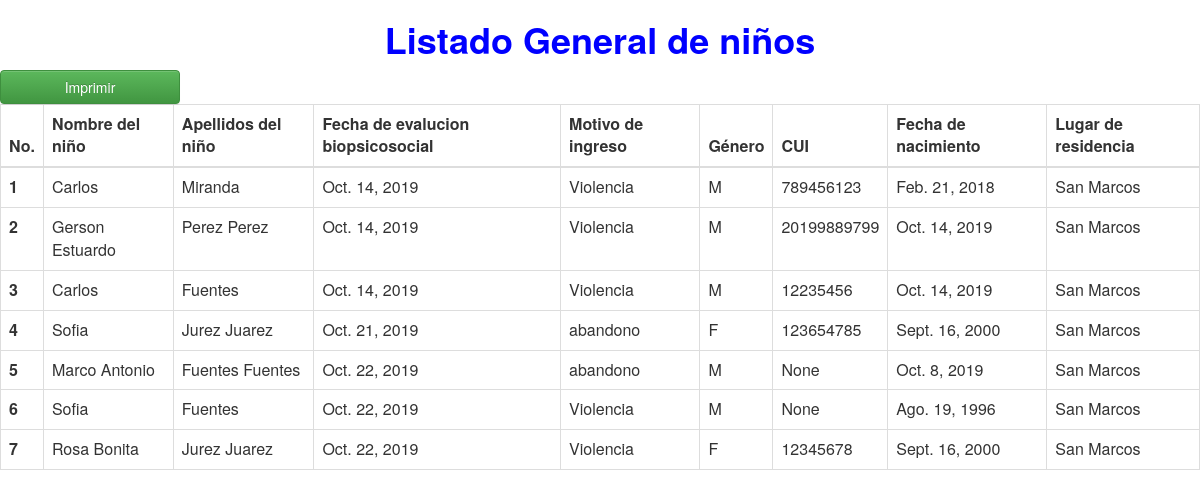
The page /reporte/ on the database its author committed.
### nino/models.py (models this page shows, shortened)
class NNA(models.Model):
    SEXO=[
        ("M","Masculino"),
        ("F","Femenino"),
    ]
    EDUCACION=[
        ("Pr","Pre-Primario"),
        ("P","Primario"),
        ("Ba","Básico"),
        ("D","Diversificado"),
        ("Na","Ninguno"),
    ]
    JUZGADO=[
         ("Ay","Ayutla"),
         ("Sm","San Marcos"),
         ("Ca","Catarina"),
         ("Cm","Comitancillo"),
         ("Ct","Concepción Tutuapa"),
         ("Eq","El Quetzal"),
         ("Et","El Tumbador"),
         ("Ep","Esquipulas Palo Gordo"),
         ("Ix","Ixchiguan"),
         ("Lb","La Blanca"),
         ("Lr","La Reforma"),
         ("M","Malacatán"),
         ("Np","Nuevo Progreso"),
         ("O","Ocós"),
         ("P","Pajapita"),
         ("R","Río Blanco"),
         ("Sac","San Antornio Sac."),
         ("Scc","San Cristóbal Cucho"),
         ("Sr","San José el Rodeo"),
         ("So","San José Ojetenam"),
         ("Sl","San Lorenzo"),
         ("Sx","San Miguel Ixtahuacán"),
         ("Sjr","San José el Rodeo"),
         ("Sp","San Pablo"),
         ("Spc","San Pedro Sac."),
         ("Srp","San Rafael pie de la Cuesta"),
         ("S","Sibinal"),
         ("Si","Sipacapa"),
         ("T","Tacaná"),
         ("Tj","Tajumulco"),
         ("Tja","Tejutla"),
    ]
    fecha_evaluacion = models.DateField(verbose_name="Fecha de evaluación Biopsicosocial")
    nombre_nino = models.CharField(max_length=60,verbose_name="Nombres del niño")
    apellido_nino = models.CharField(max_length=60,verbose_name="Apellidos del niño")
    juzgado_refiere=models.CharField(max_length=4,choices=JUZGADO,blank=True,null=True,verbose_name="Juzgado que refiere al niño")
    image = models.ImageField(upload_to="img",verbose_name="Fotografía del niño")
    cui = models.CharField(max_length=60,blank=True,null=True,verbose_name="CUI")
    certificado_nacimiento=models.ImageField(upload_to="img",verbose_name="Certificado de nacimiento",default="asd")
    sexo = models.CharField(max_length=3,choices=SEXO,verbose_name="Sexo")
    grado_educativo=models.CharField(max_length=30,choices=EDUCACION,null=True,blank=True,verbose_name="Nivel educativo")
    fecha_nacimiento = models.DateField(verbose_name="Fecha de nacimiento")
    lugar_nacimiento = models.CharField(max_length=60,verbose_name="Lugar de nacimiento")
    lugar_residencia = models.CharField(max_length=60,verbose_name="Lugar de residencia")
    motivo_ingreso=models.ForeignKey(Motivo_Ingreso,on_delete=models.PROTECT)
    descripcion_motivo=models.TextField(verbose_name="Descripción del motivo de ingreso")
    ocupacion = models.CharField(max_length=60,null=True,blank=True,verbose_name="Ocupación")
    religion = models.CharField(max_length=30,null=True,blank=True,verbose_name="Religión")
    idioma=models.ForeignKey(Idioma,on_delete=models.PROTECT)
    etnia=models.ForeignKey(Etnia,on_delete=models.PROTECT)
    nombre_madre = models.CharField(max_length=100,verbose_name="Nombre completo de la madre")
    nombre_padre = models.CharField(max_length=100,verbose_name="Nombre completo del padre")
    fecha_ingreso = models.DateField(verbose_name="Fecha de ingreso a CANICA")
    orden_ingreso=models.FileField(upload_to="img",verbose_name="Orden de ingreso",)
    estado=models.BooleanField(default=True,verbose_name="Estado")
    class Meta:
        verbose_name = 'NNA'
        verbose_name_plural = 'NNAs'

class Motivo_Ingreso(models.Model):
    nombre_motivo = models.CharField(max_length=60,verbose_name="Motivo de ingreso")
    estado=models.BooleanField(default=True,verbose_name="Estado")
    class Meta:
        verbose_name = 'Motivo_Ingreso'
        verbose_name_plural = 'Motivo_Ingresos'
    def __str__(self):
        return self.nombre_motivo

### nino/views.py (the view)
# urls.py: path("",views.NNAListView.as_view(),name="list"),
class NNAListView(generic.ListView):
    model = NNA
    template_name = "list.html"

### nino/templates/list.html (shortened to what this page needs)
<html>
    <head>
            <link rel="stylesheet" href="//maxcdn.bootstrapcdn.com/bootstrap/3.2.0/css/bootstrap.min.css">
            <link rel="stylesheet" href="//maxcdn.bootstrapcdn.com/bootstrap/3.2.0/css/bootstrap-theme.min.css">
    </head>
    <body>
            <center>
                    <h1 style="color: blue;"><strong>Listado General de niños</strong></h1>
            </center>
            <button class="btn btn-success hidden-print float-right" style="width: 15%;" onclick="myFunction()">Imprimir</button>
            <br>
            <table class="table table-bordered">
                    <thead>
                      <tr>
                        <th scope="col">No.</th>
                        <th scope="col">Nombre del niño</th>
                        <th scope="col">Apellidos del niño</th>
                        <th scope="col">Fecha de evalucion biopsicosocial</th>
                        <th scope="col">Motivo de ingreso</th>
                        <th scope="col">Género</th>
                        <th scope="col">CUI</th>
                        <th scope="col">Fecha de nacimiento</th>
                        <th scope="col">Lugar de residencia</th>
                      </tr>
                    </thead>
                    <tbody>
                        {% for reporte in object_list %}
                      <tr>
                        <th scope="row">{{reporte.id}}</th>
                        <td>{{reporte.nombre_nino}}</td>
                        <td>{{reporte.apellido_nino}}</td>
                        <td>{{reporte.fecha_evaluacion}}</td>
                        <td>{{reporte.motivo_ingreso}}</td>
                        <td>{{reporte.sexo}}</td>
                        <td>{{reporte.cui}}</td>
                        <td>{{reporte.fecha_nacimiento}}</td>
                        <td>{{reporte.lugar_residencia}}</td>
                      </tr>
                      {% endfor %}
                    </tbody>
                  </table>
    </body>
</html>

### rows shown on the page
NNA: id "1", nombre_nino "Carlos", apellido_nino "Miranda", fecha_evaluacion "Oct. 14, 2019", motivo_ingreso "Violencia", sexo "M", cui "789456123", fecha_nacimiento "Feb. 21, 2018", lugar_residencia "San Marcos"
NNA: id "2", nombre_nino "Gerson Estuardo", apellido_nino "Perez Perez", fecha_evaluacion "Oct. 14, 2019", motivo_ingreso "Violencia", sexo "M", cui "20199889799", fecha_nacimiento "Oct. 14, 2019", lugar_residencia "San Marcos"
NNA: id "3", nombre_nino "Carlos", apellido_nino "Fuentes", fecha_evaluacion "Oct. 14, 2019", motivo_ingreso "Violencia", sexo "M", cui "12235456", fecha_nacimiento "Oct. 14, 2019", lugar_residencia "San Marcos"
NNA: id "4", nombre_nino "Sofia", apellido_nino "Jurez Juarez", fecha_evaluacion "Oct. 21, 2019", motivo_ingreso "abandono", sexo "F", cui "123654785", fecha_nacimiento "Sept. 16, 2000", lugar_residencia "San Marcos"
NNA: id "5", nombre_nino "Marco Antonio", apellido_nino "Fuentes Fuentes", fecha_evaluacion "Oct. 22, 2019", motivo_ingreso "abandono", sexo "M", cui "None", fecha_nacimiento "Oct. 8, 2019", lugar_residencia "San Marcos"
NNA: id "6", nombre_nino "Sofia", apellido_nino "Fuentes", fecha_evaluacion "Oct. 22, 2019", motivo_ingreso "Violencia", sexo "M", cui "None", fecha_nacimiento "Ago. 19, 1996", lugar_residencia "San Marcos"
NNA: id "7", nombre_nino "Rosa Bonita", apellido_nino "Jurez Juarez", fecha_evaluacion "Oct. 22, 2019", motivo_ingreso "Violencia", sexo "F", cui "12345678", fecha_nacimiento "Sept. 16, 2000", lugar_residencia "San Marcos"
